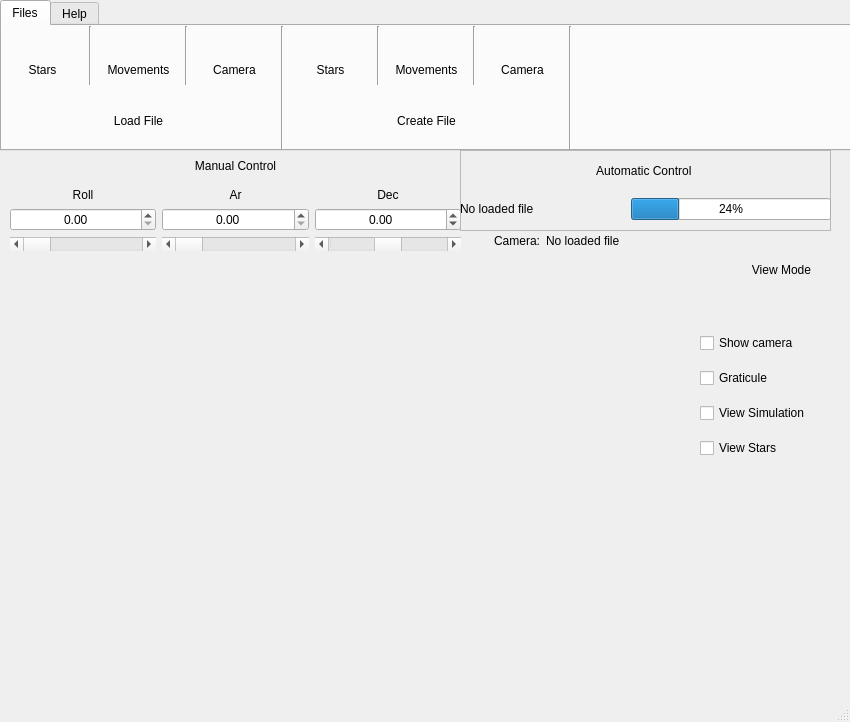
<?xml version="1.0" encoding="UTF-8"?>
<ui version="4.0">
 <class>MainWindow</class>
 <widget class="QMainWindow" name="MainWindow">
  <property name="geometry">
   <rect>
    <x>0</x>
    <y>0</y>
    <width>850</width>
    <height>722</height>
   </rect>
  </property>
  <property name="minimumSize">
   <size>
    <width>850</width>
    <height>722</height>
   </size>
  </property>
  <property name="maximumSize">
   <size>
    <width>850</width>
    <height>722</height>
   </size>
  </property>
  <property name="windowTitle">
   <string>MainWindow</string>
  </property>
  <property name="toolButtonStyle">
   <enum>Qt::ToolButtonTextUnderIcon</enum>
  </property>
  <widget class="QWidget" name="centralwidget">
   <widget class="QWidget" name="verticalLayoutWidget_4">
    <property name="geometry">
     <rect>
      <x>10</x>
      <y>150</y>
      <width>451</width>
      <height>101</height>
     </rect>
    </property>
    <layout class="QVBoxLayout" name="verticalLayout_8">
     <item>
      <widget class="QLabel" name="label_7">
       <property name="text">
        <string>Manual Control</string>
       </property>
       <property name="alignment">
        <set>Qt::AlignCenter</set>
       </property>
      </widget>
     </item>
     <item>
      <layout class="QHBoxLayout" name="horizontalLayout_4">
       <item>
        <layout class="QVBoxLayout" name="verticalLayout_6">
         <item>
          <widget class="QLabel" name="_roll_label">
           <property name="text">
            <string>Roll</string>
           </property>
           <property name="alignment">
            <set>Qt::AlignCenter</set>
           </property>
          </widget>
         </item>
         <item>
          <widget class="QDoubleSpinBox" name="_roll_spin">
           <property name="alignment">
            <set>Qt::AlignCenter</set>
           </property>
           <property name="keyboardTracking">
            <bool>false</bool>
           </property>
           <property name="maximum">
            <double>360.000000000000000</double>
           </property>
          </widget>
         </item>
         <item>
          <widget class="QScrollBar" name="_roll_scroll">
           <property name="autoFillBackground">
            <bool>false</bool>
           </property>
           <property name="maximum">
            <number>360</number>
           </property>
           <property name="orientation">
            <enum>Qt::Horizontal</enum>
           </property>
          </widget>
         </item>
        </layout>
       </item>
       <item>
        <layout class="QVBoxLayout" name="verticalLayout_9">
         <item>
          <widget class="QLabel" name="_ar_label">
           <property name="text">
            <string>Ar</string>
           </property>
           <property name="alignment">
            <set>Qt::AlignCenter</set>
           </property>
          </widget>
         </item>
         <item>
          <widget class="QDoubleSpinBox" name="_ar_spin">
           <property name="alignment">
            <set>Qt::AlignCenter</set>
           </property>
           <property name="keyboardTracking">
            <bool>false</bool>
           </property>
           <property name="maximum">
            <double>360.000000000000000</double>
           </property>
          </widget>
         </item>
         <item>
          <widget class="QScrollBar" name="_ar_scroll">
           <property name="maximum">
            <number>360</number>
           </property>
           <property name="orientation">
            <enum>Qt::Horizontal</enum>
           </property>
          </widget>
         </item>
        </layout>
       </item>
       <item>
        <layout class="QVBoxLayout" name="verticalLayout_7">
         <item>
          <widget class="QLabel" name="_dec_label">
           <property name="text">
            <string>Dec</string>
           </property>
           <property name="alignment">
            <set>Qt::AlignCenter</set>
           </property>
          </widget>
         </item>
         <item>
          <widget class="QDoubleSpinBox" name="_dec_spin">
           <property name="enabled">
            <bool>true</bool>
           </property>
           <property name="alignment">
            <set>Qt::AlignCenter</set>
           </property>
           <property name="keyboardTracking">
            <bool>false</bool>
           </property>
           <property name="minimum">
            <double>-90.000000000000000</double>
           </property>
           <property name="maximum">
            <double>90.000000000000000</double>
           </property>
          </widget>
         </item>
         <item>
          <widget class="QScrollBar" name="_dec_scroll">
           <property name="minimum">
            <number>-90</number>
           </property>
           <property name="maximum">
            <number>90</number>
           </property>
           <property name="orientation">
            <enum>Qt::Horizontal</enum>
           </property>
          </widget>
         </item>
        </layout>
       </item>
      </layout>
     </item>
    </layout>
   </widget>
   <widget class="Widget" name="viewPlot" native="true">
    <property name="geometry">
     <rect>
      <x>0</x>
      <y>250</y>
      <width>701</width>
      <height>461</height>
     </rect>
    </property>
   </widget>
   <widget class="QTabWidget" name="tabWidget">
    <property name="geometry">
     <rect>
      <x>0</x>
      <y>0</y>
      <width>851</width>
      <height>151</height>
     </rect>
    </property>
    <property name="cursor">
     <cursorShape>ArrowCursor</cursorShape>
    </property>
    <property name="currentIndex">
     <number>0</number>
    </property>
    <property name="movable">
     <bool>true</bool>
    </property>
    <widget class="QWidget" name="File">
     <property name="enabled">
      <bool>true</bool>
     </property>
     <property name="cursor">
      <cursorShape>PointingHandCursor</cursorShape>
     </property>
     <attribute name="title">
      <string>Files</string>
     </attribute>
     <widget class="QWidget" name="horizontalLayoutWidget">
      <property name="geometry">
       <rect>
        <x>0</x>
        <y>0</y>
        <width>570</width>
        <height>124</height>
       </rect>
      </property>
      <layout class="QHBoxLayout" name="horizontalLayout_3">
       <item>
        <layout class="QVBoxLayout" name="verticalLayout_5">
         <item>
          <layout class="QHBoxLayout" name="horizontalLayout">
           <item>
            <layout class="QVBoxLayout" name="verticalLayout">
             <item>
              <widget class="QPushButton" name="_load_stars_file">
               <property name="text">
                <string/>
               </property>
               <property name="icon">
                <iconset resource="resources.qrc">
                 <normaloff>:/icon/icons/Artboard 1.png</normaloff>:/icon/icons/Artboard 1.png</iconset>
               </property>
               <property name="iconSize">
                <size>
                 <width>64</width>
                 <height>64</height>
                </size>
               </property>
               <property name="flat">
                <bool>true</bool>
               </property>
              </widget>
             </item>
             <item>
              <widget class="QLabel" name="label">
               <property name="text">
                <string>Stars</string>
               </property>
               <property name="textFormat">
                <enum>Qt::AutoText</enum>
               </property>
               <property name="alignment">
                <set>Qt::AlignCenter</set>
               </property>
              </widget>
             </item>
            </layout>
           </item>
           <item>
            <widget class="Line" name="line">
             <property name="orientation">
              <enum>Qt::Vertical</enum>
             </property>
            </widget>
           </item>
           <item>
            <layout class="QVBoxLayout" name="verticalLayout_2">
             <item>
              <widget class="QPushButton" name="_load_movements_file">
               <property name="text">
                <string/>
               </property>
               <property name="icon">
                <iconset resource="resources.qrc">
                 <normaloff>:/icon/icons/Artboard 2.png</normaloff>:/icon/icons/Artboard 2.png</iconset>
               </property>
               <property name="iconSize">
                <size>
                 <width>64</width>
                 <height>64</height>
                </size>
               </property>
               <property name="flat">
                <bool>true</bool>
               </property>
              </widget>
             </item>
             <item>
              <widget class="QLabel" name="label_2">
               <property name="text">
                <string>Movements</string>
               </property>
               <property name="alignment">
                <set>Qt::AlignCenter</set>
               </property>
              </widget>
             </item>
            </layout>
           </item>
           <item>
            <widget class="Line" name="line_2">
             <property name="orientation">
              <enum>Qt::Vertical</enum>
             </property>
            </widget>
           </item>
           <item>
            <layout class="QVBoxLayout" name="verticalLayout_3">
             <item>
              <widget class="QPushButton" name="_load_camera_file">
               <property name="text">
                <string/>
               </property>
               <property name="icon">
                <iconset resource="resources.qrc">
                 <normaloff>:/icon/icons/Artboard 3.png</normaloff>:/icon/icons/Artboard 3.png</iconset>
               </property>
               <property name="iconSize">
                <size>
                 <width>64</width>
                 <height>64</height>
                </size>
               </property>
               <property name="flat">
                <bool>true</bool>
               </property>
              </widget>
             </item>
             <item>
              <widget class="QLabel" name="label_3">
               <property name="text">
                <string>Camera</string>
               </property>
               <property name="alignment">
                <set>Qt::AlignCenter</set>
               </property>
              </widget>
             </item>
            </layout>
           </item>
          </layout>
         </item>
         <item>
          <widget class="QLabel" name="label_4">
           <property name="text">
            <string>Load File</string>
           </property>
           <property name="alignment">
            <set>Qt::AlignCenter</set>
           </property>
          </widget>
         </item>
        </layout>
       </item>
       <item>
        <widget class="Line" name="line_3">
         <property name="orientation">
          <enum>Qt::Vertical</enum>
         </property>
        </widget>
       </item>
       <item>
        <layout class="QVBoxLayout" name="verticalLayout_13">
         <item>
          <layout class="QHBoxLayout" name="horizontalLayout_8">
           <item>
            <layout class="QVBoxLayout" name="verticalLayout_15">
             <item>
              <widget class="QPushButton" name="_create_stars_file">
               <property name="text">
                <string/>
               </property>
               <property name="icon">
                <iconset resource="resources.qrc">
                 <normaloff>:/icon/icons/Artboard 1.png</normaloff>:/icon/icons/Artboard 1.png</iconset>
               </property>
               <property name="iconSize">
                <size>
                 <width>64</width>
                 <height>64</height>
                </size>
               </property>
               <property name="flat">
                <bool>true</bool>
               </property>
              </widget>
             </item>
             <item>
              <widget class="QLabel" name="label_8">
               <property name="text">
                <string>Stars</string>
               </property>
               <property name="textFormat">
                <enum>Qt::AutoText</enum>
               </property>
               <property name="alignment">
                <set>Qt::AlignCenter</set>
               </property>
              </widget>
             </item>
            </layout>
           </item>
           <item>
            <widget class="Line" name="line_5">
             <property name="orientation">
              <enum>Qt::Vertical</enum>
             </property>
            </widget>
           </item>
           <item>
            <layout class="QVBoxLayout" name="verticalLayout_16">
             <item>
              <widget class="QPushButton" name="_create_movements_file">
               <property name="text">
                <string/>
               </property>
               <property name="icon">
                <iconset resource="resources.qrc">
                 <normaloff>:/icon/icons/Artboard 2.png</normaloff>:/icon/icons/Artboard 2.png</iconset>
               </property>
               <property name="iconSize">
                <size>
                 <width>64</width>
                 <height>64</height>
                </size>
               </property>
               <property name="flat">
                <bool>true</bool>
               </property>
              </widget>
             </item>
             <item>
              <widget class="QLabel" name="label_10">
               <property name="text">
                <string>Movements</string>
               </property>
               <property name="alignment">
                <set>Qt::AlignCenter</set>
               </property>
              </widget>
             </item>
            </layout>
           </item>
           <item>
            <widget class="Line" name="line_7">
             <property name="orientation">
              <enum>Qt::Vertical</enum>
             </property>
            </widget>
           </item>
           <item>
            <layout class="QVBoxLayout" name="verticalLayout_17">
             <item>
              <widget class="QPushButton" name="_create_camera_file">
               <property name="text">
                <string/>
               </property>
               <property name="icon">
                <iconset resource="resources.qrc">
                 <normaloff>:/icon/icons/Artboard 3.png</normaloff>:/icon/icons/Artboard 3.png</iconset>
               </property>
               <property name="iconSize">
                <size>
                 <width>64</width>
                 <height>64</height>
                </size>
               </property>
               <property name="flat">
                <bool>true</bool>
               </property>
              </widget>
             </item>
             <item>
              <widget class="QLabel" name="label_11">
               <property name="text">
                <string>Camera</string>
               </property>
               <property name="alignment">
                <set>Qt::AlignCenter</set>
               </property>
              </widget>
             </item>
            </layout>
           </item>
          </layout>
         </item>
         <item>
          <widget class="QLabel" name="label_12">
           <property name="text">
            <string>Create File</string>
           </property>
           <property name="alignment">
            <set>Qt::AlignCenter</set>
           </property>
          </widget>
         </item>
        </layout>
       </item>
       <item>
        <widget class="Line" name="line_8">
         <property name="orientation">
          <enum>Qt::Vertical</enum>
         </property>
        </widget>
       </item>
      </layout>
     </widget>
    </widget>
    <widget class="QWidget" name="Help">
     <attribute name="title">
      <string>Help</string>
     </attribute>
     <widget class="QWidget" name="horizontalLayoutWidget_2">
      <property name="geometry">
       <rect>
        <x>0</x>
        <y>0</y>
        <width>283</width>
        <height>101</height>
       </rect>
      </property>
      <layout class="QHBoxLayout" name="horizontalLayout_5">
       <item>
        <layout class="QVBoxLayout" name="verticalLayout_11">
         <item>
          <layout class="QHBoxLayout" name="horizontalLayout_6">
           <item>
            <layout class="QVBoxLayout" name="verticalLayout_12">
             <item>
              <widget class="QPushButton" name="_about_button">
               <property name="text">
                <string/>
               </property>
               <property name="icon">
                <iconset resource="resources.qrc">
                 <normaloff>:/icon/icons/info.png</normaloff>:/icon/icons/info.png</iconset>
               </property>
               <property name="iconSize">
                <size>
                 <width>64</width>
                 <height>64</height>
                </size>
               </property>
               <property name="flat">
                <bool>true</bool>
               </property>
              </widget>
             </item>
             <item>
              <widget class="QLabel" name="label_6">
               <property name="text">
                <string>About</string>
               </property>
               <property name="textFormat">
                <enum>Qt::AutoText</enum>
               </property>
               <property name="alignment">
                <set>Qt::AlignCenter</set>
               </property>
              </widget>
             </item>
            </layout>
           </item>
           <item>
            <widget class="Line" name="line_4">
             <property name="orientation">
              <enum>Qt::Vertical</enum>
             </property>
            </widget>
           </item>
           <item>
            <layout class="QVBoxLayout" name="verticalLayout_14">
             <item>
              <widget class="QPushButton" name="_source_button">
               <property name="text">
                <string/>
               </property>
               <property name="icon">
                <iconset resource="resources.qrc">
                 <normaloff>:/icon/icons/github.png</normaloff>:/icon/icons/github.png</iconset>
               </property>
               <property name="iconSize">
                <size>
                 <width>64</width>
                 <height>64</height>
                </size>
               </property>
               <property name="flat">
                <bool>true</bool>
               </property>
              </widget>
             </item>
             <item>
              <widget class="QLabel" name="label_9">
               <property name="text">
                <string>Source</string>
               </property>
               <property name="alignment">
                <set>Qt::AlignCenter</set>
               </property>
              </widget>
             </item>
            </layout>
           </item>
          </layout>
         </item>
        </layout>
       </item>
       <item>
        <widget class="Line" name="line_6">
         <property name="orientation">
          <enum>Qt::Vertical</enum>
         </property>
        </widget>
       </item>
      </layout>
     </widget>
    </widget>
   </widget>
   <widget class="QWidget" name="layoutWidget">
    <property name="geometry">
     <rect>
      <x>700</x>
      <y>250</y>
      <width>163</width>
      <height>219</height>
     </rect>
    </property>
    <layout class="QVBoxLayout" name="verticalLayout_4">
     <item>
      <widget class="QPushButton" name="view3D_text">
       <property name="text">
        <string>View Mode</string>
       </property>
       <property name="checkable">
        <bool>true</bool>
       </property>
       <property name="flat">
        <bool>true</bool>
       </property>
      </widget>
     </item>
     <item>
      <widget class="QPushButton" name="view3D_icon">
       <property name="layoutDirection">
        <enum>Qt::LeftToRight</enum>
       </property>
       <property name="text">
        <string notr="true" extracomment="change view mode"/>
       </property>
       <property name="icon">
        <iconset resource="resources.qrc">
         <normaloff>:/icon/icons/axis.png</normaloff>
         <normalon>:/icon/icons/3d.png</normalon>:/icon/icons/axis.png</iconset>
       </property>
       <property name="iconSize">
        <size>
         <width>64</width>
         <height>64</height>
        </size>
       </property>
       <property name="checkable">
        <bool>true</bool>
       </property>
       <property name="checked">
        <bool>false</bool>
       </property>
       <property name="autoDefault">
        <bool>false</bool>
       </property>
       <property name="flat">
        <bool>true</bool>
       </property>
      </widget>
     </item>
     <item>
      <widget class="QCheckBox" name="_show_camera">
       <property name="text">
        <string>Show camera</string>
       </property>
      </widget>
     </item>
     <item>
      <widget class="QCheckBox" name="_graticule_control">
       <property name="text">
        <string>Graticule</string>
       </property>
      </widget>
     </item>
     <item>
      <widget class="QCheckBox" name="checkBox_3">
       <property name="text">
        <string>View Simulation</string>
       </property>
      </widget>
     </item>
     <item>
      <widget class="QCheckBox" name="_view_stars">
       <property name="text">
        <string>View Stars</string>
       </property>
      </widget>
     </item>
    </layout>
   </widget>
   <widget class="AutomaticMovements" name="_automatic_control_frame">
    <property name="geometry">
     <rect>
      <x>460</x>
      <y>150</y>
      <width>371</width>
      <height>81</height>
     </rect>
    </property>
    <property name="frameShape">
     <enum>QFrame::StyledPanel</enum>
    </property>
    <property name="frameShadow">
     <enum>QFrame::Raised</enum>
    </property>
    <widget class="QWidget" name="verticalLayoutWidget">
     <property name="geometry">
      <rect>
       <x>0</x>
       <y>0</y>
       <width>371</width>
       <height>80</height>
      </rect>
     </property>
     <layout class="QVBoxLayout" name="verticalLayout_10">
      <item>
       <widget class="QLabel" name="label_5">
        <property name="maximumSize">
         <size>
          <width>16777215</width>
          <height>22</height>
         </size>
        </property>
        <property name="text">
         <string>Automatic Control </string>
        </property>
        <property name="alignment">
         <set>Qt::AlignCenter</set>
        </property>
       </widget>
      </item>
      <item>
       <layout class="QHBoxLayout" name="horizontalLayout_2">
        <item>
         <widget class="QLabel" name="_file">
          <property name="text">
           <string>No loaded file</string>
          </property>
         </widget>
        </item>
        <item>
         <widget class="QPushButton" name="_play_button">
          <property name="text">
           <string notr="true"/>
          </property>
          <property name="icon">
           <iconset resource="resources.qrc">
            <normaloff>:/icon/icons/botao-play.png</normaloff>
            <normalon>:/icon/icons/botao-play.png</normalon>
            <activeoff>:/icon/icons/stop.png</activeoff>
            <activeon>:/icon/icons/botao-play.png</activeon>:/icon/icons/botao-play.png</iconset>
          </property>
          <property name="iconSize">
           <size>
            <width>24</width>
            <height>24</height>
           </size>
          </property>
          <property name="checkable">
           <bool>true</bool>
          </property>
          <property name="checked">
           <bool>false</bool>
          </property>
          <property name="flat">
           <bool>true</bool>
          </property>
         </widget>
        </item>
        <item>
         <widget class="QProgressBar" name="_movement_play_progress_bar">
          <property name="maximumSize">
           <size>
            <width>200</width>
            <height>16777215</height>
           </size>
          </property>
          <property name="value">
           <number>24</number>
          </property>
         </widget>
        </item>
       </layout>
      </item>
     </layout>
    </widget>
   </widget>
   <widget class="QWidget" name="horizontalLayoutWidget_3">
    <property name="geometry">
     <rect>
      <x>460</x>
      <y>230</y>
      <width>371</width>
      <height>21</height>
     </rect>
    </property>
    <layout class="QHBoxLayout" name="horizontalLayout_7">
     <item>
      <widget class="QLabel" name="label_13">
       <property name="maximumSize">
        <size>
         <width>80</width>
         <height>16777215</height>
        </size>
       </property>
       <property name="text">
        <string>Camera:</string>
       </property>
       <property name="alignment">
        <set>Qt::AlignRight|Qt::AlignTrailing|Qt::AlignVCenter</set>
       </property>
      </widget>
     </item>
     <item>
      <widget class="QLabel" name="_camera_file">
       <property name="text">
        <string>No loaded file</string>
       </property>
      </widget>
     </item>
    </layout>
   </widget>
  </widget>
  <widget class="QStatusBar" name="statusbar"/>
  <action name="actionOpen_Star_File">
   <property name="icon">
    <iconset>
     <normalon>:/icons/icons/constellation.png</normalon>
    </iconset>
   </property>
   <property name="text">
    <string>Open Star File</string>
   </property>
  </action>
 </widget>
 <customwidgets>
  <customwidget>
   <class>Widget</class>
   <extends>QWidget</extends>
   <header>views.widgets.widget_view.h</header>
   <container>1</container>
  </customwidget>
  <customwidget>
   <class>AutomaticMovements</class>
   <extends>QFrame</extends>
   <header>views.frame_view.h</header>
   <container>1</container>
  </customwidget>
 </customwidgets>
 <resources>
  <include location="resources.qrc"/>
 </resources>
 <connections/>
</ui>
